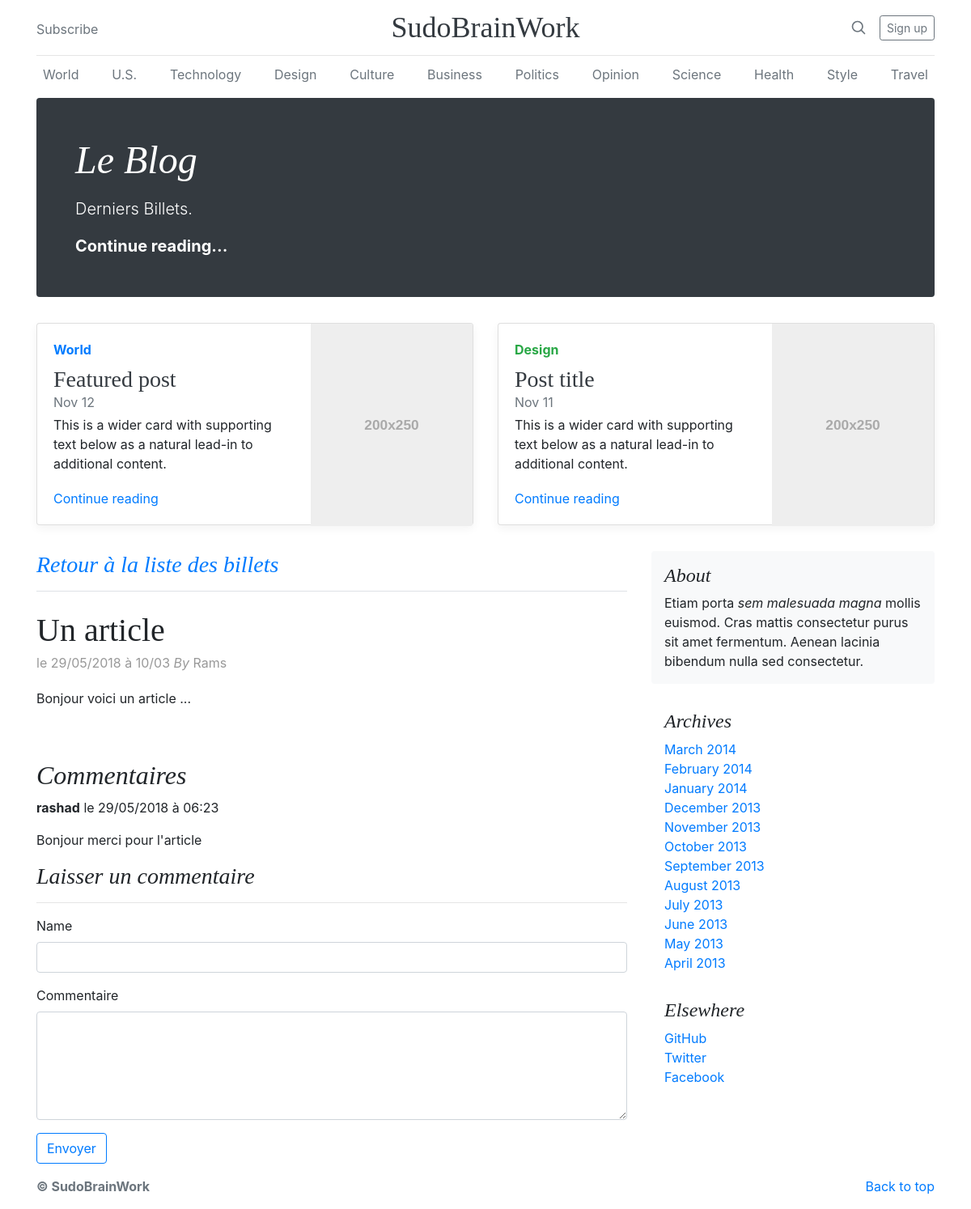
Page /index.php?action=post&id=1 on the committed database.
### tables this page shows
CREATE TABLE `comments` (
  `id` int(11) NOT NULL,
  `post_id` int(11) NOT NULL,
  `author` varchar(60) NOT NULL,
  `comment` text NOT NULL,
  `comment_date` datetime NOT NULL
);

CREATE TABLE `posts` (
  `id` int(11) NOT NULL,
  `title` varchar(255) NOT NULL,
  `content` text NOT NULL,
  `post_author` varchar(60) NOT NULL,
  `created_at` datetime NOT NULL,
  `edited_at` datetime DEFAULT NULL
);

### Controler/frontend.php (called while the page is built, shortened)
<?php
require_once 'Model/CommentManager.php';
require_once 'Model/PostManager.php';
function post()
{
	$postManager = new Hackawax\blog_mvc\Model\PostManager();
	$CommentManager = new Hackawax\blog_mvc\Model\CommentManager();
	$post = $postManager->getPost($_GET['id']);
	$comments = $CommentManager->getComments($_GET['id']);
	require 'View/frontend/postView.php';
}

### Model/CommentManager.php (called while the page is built, shortened)
<?php
class CommentManager extends Manager
{
	public function getComments($postId) {
		$db = $this->dbConnect();
		$comments = $db->prepare('SELECT id, author, comment, DATE_FORMAT(comment_date, \'%d/%m/%Y à %H:%i\')
																	AS comment_date_fr
																FROM comments
															 WHERE post_id = ?
														ORDER BY comment_date DESC');
		$comments->execute([$postId]);
		return $comments;
	}
}

### Model/PostManager.php (called while the page is built, shortened)
<?php
class PostManager extends Manager
{
	public function getPost($postId)
	{
		$db = $this->dbConnect();
		$req = $db->prepare('SELECT id, title, content, post_author, DATE_FORMAT(created_at, \'%d/%m/%Y à %H/%i\')
														 AS created_at_fr
													 FROM posts
													WHERE id = ?');
		$req->execute([$postId]);
		$post = $req->fetch();
		return $post;
	}
}

### View/frontend/postView.php (the view, shortened to what this page needs)
	<h3 class="pb-3 mb-4 font-italic border-bottom">
		<a href="index.php">Retour à la liste des billets</a>
	</h3>
<?php while ($data = $comments->fetch()): ?>
	<div class="blog-post">
		<h1 class="blog-post-title"><?= htmlspecialchars($post['title']) ?></h1>
		<p class="blog-post-meta">le <?= $post['created_at_fr'] ?> <em>By</em> <?= $post['post_author'] ?></p>
		<p><?= nl2br(htmlspecialchars($post['content'])) ?></p>
	</div>
	<h2 class="font-italic">Commentaires</h2>
	<p>
		<strong><?= htmlspecialchars($data['author']) ?></strong> le <?= $data['comment_date_fr'] ?>
	</p>
	<p><?= nl2br(htmlspecialchars($data['comment'])) ?></p>
<?php endwhile ?>
	<h3 class="font-italic">Laisser un commentaire</h3>
	<hr>
	<form class="form-group" action="index.php?action=addComment&amp;id=<?= $post['id'] ?>" method="POST">
		<div class="form-group">
			<label for="author">Name</label>
			<input class="form-control" id="author" type="text" name="author">
		</div>
		<div class="form-group">
			<label for="comment">Commentaire</label>
			<textarea class="form-control" id="comment" name="comment" rows="5"></textarea>
		</div>
		<button type="submit" class="btn btn-outline-primary">Envoyer</button>
	</form>
<?php	require 'template.php'; ?>

### rows in the picture
comments: post.title "Un article", created_at_fr "29/05/2018 à 10/03", post.post_author "Rams", post.content "Bonjour voici un article ...", author "rashad", comment_date_fr "29/05/2018 à 06:23", comment "Bonjour merci pour l'article"
